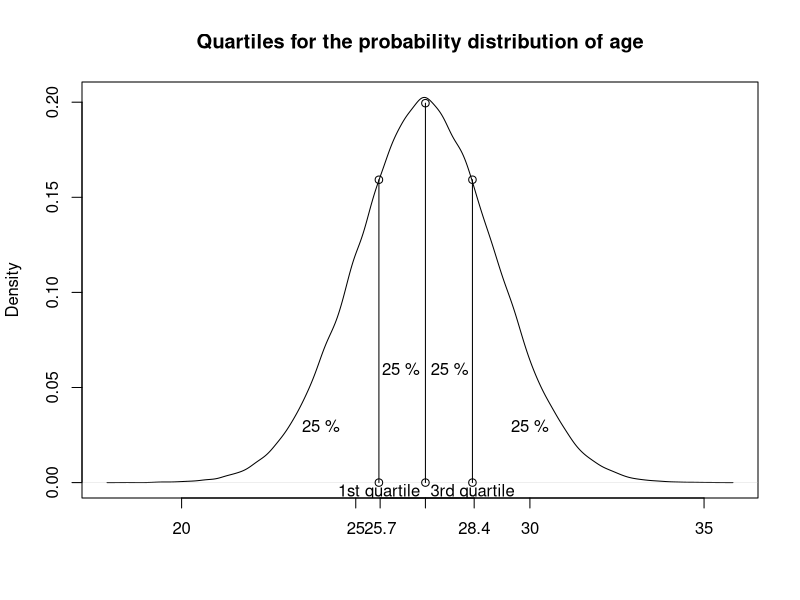

Here is the R script that generated this plot:
# Project:   blogdown
# Objective: Describe quantiles theory and R function
# Author:    Edoardo Costantini
# Created:   2022-09-06
# Modified:  2022-09-06

# Set a seed

set.seed(20220906)

# Sample from a normal distribution

age <- rnorm(1e5, mean = 27, sd = 2)

# Define the 1st and 2nd quartile

quartiles <- quantile(age, probs = c(.25, .75))

# Plot density distribution

plot(density(age),
     main = "Quartiles for the probability distribution of age",
     xlab = NA)

# Costum x ticks
axis(side = 1, at = c(27, round(quartiles, 1)), labels = TRUE)

# Add points for quantiles
points(c(quartiles, median(age)),
        y = rep(0, length(quartiles)+1))
points(c(quartiles, median(age)),
       y = dnorm(c(quartiles, median(age)), mean = mean(age), sd = sd(age)))

# Add segments to devide plot
segments(x0 = quartiles[1], y0 = 0,
         x1 = quartiles[1], y1 = dnorm(quartiles[1],
                                       mean = mean(age), sd = sd(age)))
segments(x0 = median(age), y0 = 0,
         x1 = median(age), y1 = max(dnorm(age,
                                       mean = mean(age), sd = sd(age))))
segments(x0 = quartiles[2], y0 = 0,
         x1 = quartiles[2], y1 = dnorm(quartiles[2],
                                       mean = mean(age), sd = sd(age)))

# Add quartile labels
text(x = quartiles[1],
     y = -.005,
     "1st quartile")
text(x = quartiles[2],
     y = -.005,
     "3rd quartile")

# Add percentage under the curve labels
text(x = c(24, 30, 26.3, 27.7),
     y = c(.03, .03, .06, .06),
     "25 %")
